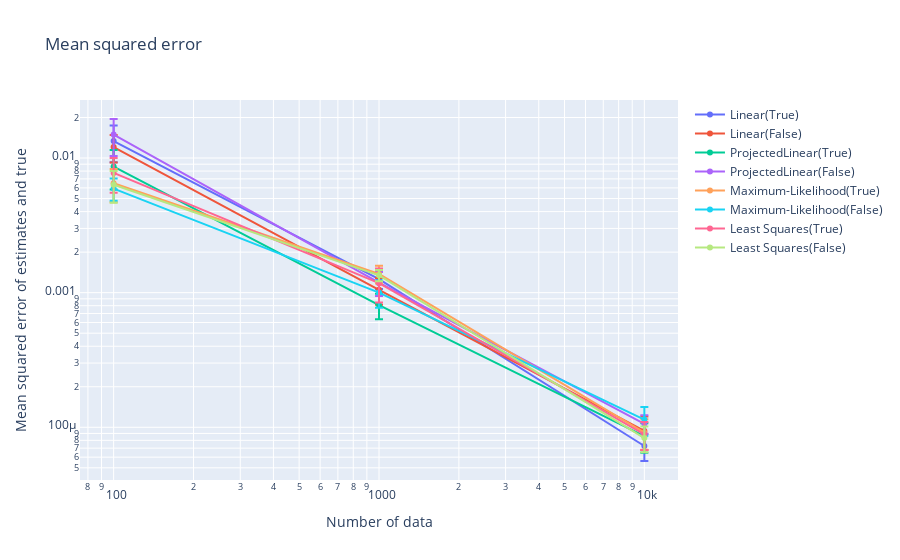

Notebook cell for this chart:
### Code cell
data_analysis.make_mses_graph_estimation_results(
    estimation_results_list,  # 「EstimationResultのリスト」のリスト
    case_name_list,  # ケース名のリスト。ここに指定した文字列が凡例に表示される
    true_object
)

### Figure 1 — Plotly figure (JSON) as saved in the notebook; plotly's stock layout.template omitted (floating-point values rounded to 4 significant figures)
{"data": [{"error_y": {"array": [0.004082, 0.0001968, 1.642e-05], "type": "data", "visible": true}, "mode": "lines+markers", "name": "Linear(True)", "type": "scatter", "x": [100, 1000, 10000], "y": [0.01338, 0.001262, 7.261e-05]}, {"error_y": {"array": [0.002771, 0.0002349, 2.621e-05], "type": "data", "visible": true}, "mode": "lines+markers", "name": "Linear(False)", "type": "scatter", "x": [100, 1000, 10000], "y": [0.01205, 0.001049, 9.395e-05]}, {"error_y": {"array": [0.00281, 0.0001741, 2.12e-05], "type": "data", "visible": true}, "mode": "lines+markers", "name": "ProjectedLinear(True)", "type": "scatter", "x": [100, 1000, 10000], "y": [0.008648, 0.0008081, 8.599e-05]}, {"error_y": {"array": [0.00457, 0.0002392, 1.65e-05], "type": "data", "visible": true}, "mode": "lines+markers", "name": "ProjectedLinear(False)", "type": "scatter", "x": [100, 1000, 10000], "y": [0.01493, 0.001186, 0.0001062]}, {"error_y": {"array": [0.001792, 0.0002077, 2.327e-05], "type": "data", "visible": true}, "mode": "lines+markers", "name": "Maximum-Likelihood(True)", "type": "scatter", "x": [100, 1000, 10000], "y": [0.006494, 0.001378, 9.128e-05]}, {"error_y": {"array": [0.001121, 0.0002301, 2.758e-05], "type": "data", "visible": true}, "mode": "lines+markers", "name": "Maximum-Likelihood(False)", "type": "scatter", "x": [100, 1000, 10000], "y": [0.005932, 0.001002, 0.000114]}, {"error_y": {"array": [0.002243, 0.0003323, 2.094e-05], "type": "data", "visible": true}, "mode": "lines+markers", "name": "Least Squares(True)", "type": "scatter", "x": [100, 1000, 10000], "y": [0.007754, 0.001177, 8.865e-05]}, {"error_y": {"array": [0.001679, 0.0001299, 1.801e-05], "type": "data", "visible": true}, "mode": "lines+markers", "name": "Least Squares(False)", "type": "scatter", "x": [100, 1000, 10000], "y": [0.006331, 0.001346, 8.323e-05]}], "layout": {"title": {"text": "Mean squared error"}, "xaxis": {"title": {"text": "Number of data"}, "type": "log"}, "yaxis": {"title": {"text": "Mean squared error of estimates and true"}, "type": "log"}}}
